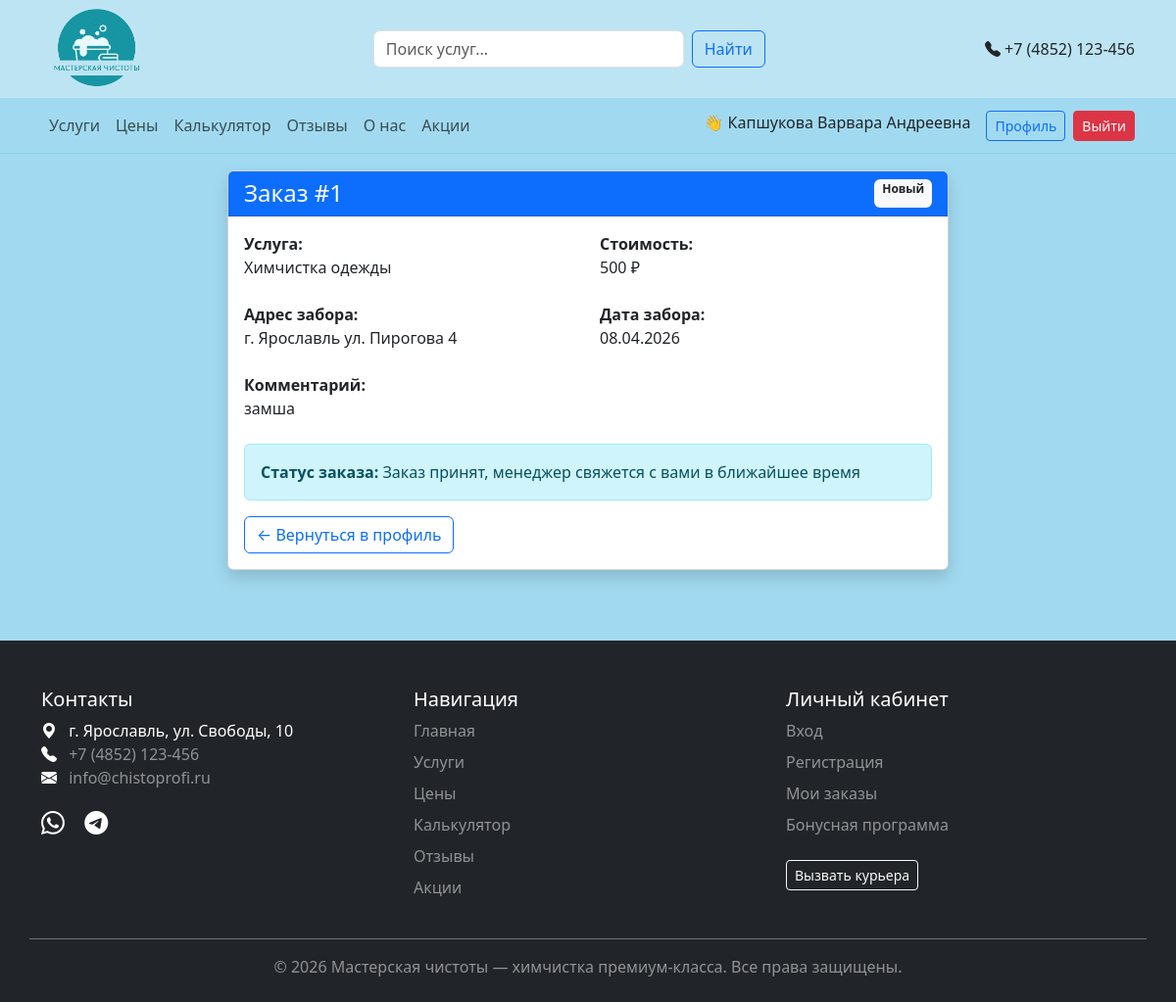
Page /order-detail.php?id=1 (signed in) on the committed database.
### tables this page shows
CREATE TABLE `orders` (
  `id` int(11) NOT NULL,
  `user_id` int(11) DEFAULT NULL,
  `service_id` int(11) DEFAULT NULL,
  `status` enum('new','processing','completed','cancelled') DEFAULT 'new',
  `total_price` int(11) DEFAULT NULL,
  `address` text DEFAULT NULL,
  `pickup_date` date DEFAULT NULL,
  `notes` text DEFAULT NULL,
  `created_at` timestamp NOT NULL DEFAULT current_timestamp()
);

CREATE TABLE `services` (
  `id` int(11) NOT NULL,
  `name` varchar(100) NOT NULL,
  `description` text DEFAULT NULL,
  `price_from` int(11) NOT NULL,
  `image_url` varchar(255) DEFAULT NULL,
  `category` varchar(50) DEFAULT NULL,
  `is_active` tinyint(1) DEFAULT 1,
  `created_at` timestamp NOT NULL DEFAULT current_timestamp()
);

### order-detail.php (the view, shortened to what this page needs)
<?php
require_once 'config.php';
$order_id = (int)($_GET['id'] ?? 0);
$user_id = $_SESSION['user_id'];
$stmt = $pdo->prepare("
    SELECT o.*, s.name as service_name, s.description as service_description
    FROM orders o
    LEFT JOIN services s ON o.service_id = s.id
    WHERE o.id = ? AND o.user_id = ?
");
$stmt->execute([$order_id, $user_id]);
$order = $stmt->fetch();
?>
<div class="container py-4">
    <div class="row">
        <div class="col-md-8 mx-auto">
            <div class="card shadow">
                <div class="card-header bg-primary text-white d-flex justify-content-between">
                    <h4 class="mb-0">Заказ #<?= $order['id'] ?></h4>
                    <?php
                    $status_text = [
                        'new' => 'Новый',
                        'processing' => 'В обработке',
                        'completed' => 'Выполнен',
                        'cancelled' => 'Отменен'
                    ];
                    ?>
                    <span class="badge bg-light text-dark"><?= $status_text[$order['status']] ?></span>
                </div>
                <div class="card-body">
                    <div class="row mb-4">
                        <div class="col-md-6">
                            <strong>Услуга:</strong><br>
                            <?= htmlspecialchars($order['service_name']) ?>
                        </div>
                        <div class="col-md-6">
                            <strong>Стоимость:</strong><br>
                            <?= number_format($order['total_price'], 0, '', ' ') ?> ₽
                        </div>
                    </div>
                    <div class="row mb-4">
                        <div class="col-md-6">
                            <strong>Адрес забора:</strong><br>
                            <?= htmlspecialchars($order['address']) ?>
                        </div>
                        <div class="col-md-6">
                            <strong>Дата забора:</strong><br>
                            <?= date('d.m.Y', strtotime($order['pickup_date'])) ?>
                        </div>
                    </div>
                    <?php if ($order['notes']): ?>
                        <div class="mb-4">
                            <strong>Комментарий:</strong><br>
                            <?= nl2br(htmlspecialchars($order['notes'])) ?>
                        </div>
                    <?php endif; ?>
                    <div class="alert alert-info">
                        <strong>Статус заказа:</strong>
                        <?php if ($order['status'] == 'new'): ?>
                            Заказ принят, менеджер свяжется с вами в ближайшее время
                        <?php elseif ($order['status'] == 'processing'): ?>
                            Ваш заказ в обработке, мы уже занимаемся им
                        <?php elseif ($order['status'] == 'completed'): ?>
                            Заказ выполнен! Спасибо, что выбрали нас
                        <?php elseif ($order['status'] == 'cancelled'): ?>
                            Заказ отменен
                        <?php endif; ?>
                    </div>
                    <a href="profile.php" class="btn btn-outline-primary">← Вернуться в профиль</a>
                </div>
            </div>
        </div>
    </div>
</div>

### config.php (style rules this page uses)
body { padding-top: 100px; background-color: #a1daf0; }

### rows in the picture
orders: id "1", status "Новый", service.name "Химчистка одежды", total_price "500", address "г. Ярославль ул. Пирогова 4", pickup_date "08.04.2026", notes "замша"

### other values in the picture
$_SESSION['user_name'] "Капшукова Варвара Андреевна"
